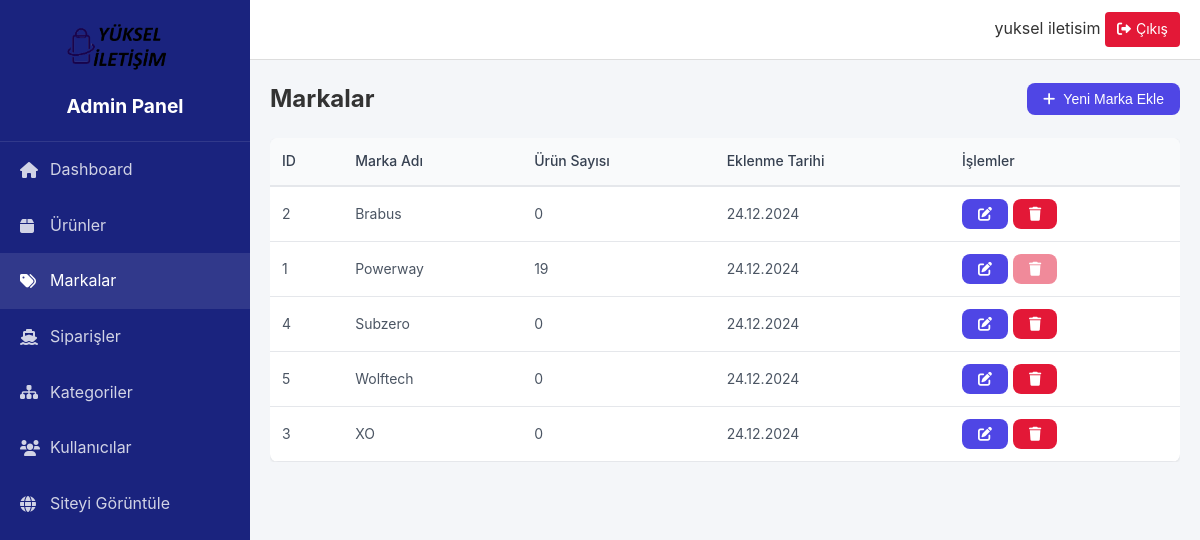
Screenshot of /admin/brands (signed in) with the database file from the repository.
### models.py (models this page shows, shortened)
class User(UserMixin, db.Model):
    id = db.Column(db.Integer, primary_key=True)
    email = db.Column(db.String(120), unique=True, nullable=False)
    password_hash = db.Column(db.String(128))
    first_name = db.Column(db.String(50))
    last_name = db.Column(db.String(50))
    phone = db.Column(db.String(15))
    category_id = db.Column(db.Integer, db.ForeignKey('category.id'))  # Yeni eklendi
    is_active = db.Column(db.Boolean, default=True)
    is_admin = db.Column(db.Boolean, default=False)
    created_at = db.Column(db.DateTime, default=datetime.utcnow)
    last_login = db.Column(db.DateTime)

class Brand(db.Model):
    id = db.Column(db.Integer, primary_key=True)
    name = db.Column(db.String(100), nullable=False, unique=True)
    created_at = db.Column(db.DateTime, default=datetime.utcnow, nullable=False)  # nullable=False ekledik
    products = db.relationship('Product', back_populates='brand', lazy=True)

### routes/admin.py (the view)
@admin_bp.route('/brands')
@login_required
@admin_required
def brands():
    brands = Brand.query.order_by(Brand.name).all()
    return render_template('admin/brands.html', brands=brands)

### routes/admin.py (called while the page is built)
def admin_required(f):
    @wraps(f)
    def decorated_function(*args, **kwargs):
        if not current_user.is_authenticated or not current_user.is_admin:
            flash('Bu sayfaya erişim yetkiniz yok.', 'error')
            return redirect(url_for('index'))
        return f(*args, **kwargs)
    return decorated_function

### templates/admin/brands.html (shortened to what this page needs)
{% extends 'admin/base.html' %}
{% block content %}
<div class="content-header">
    <div class="header-left">
        <h2>Markalar</h2>
    </div>
    <div class="header-right">
        <button class="btn btn-primary" onclick="showAddBrandModal()">
            <i class="fas fa-plus"></i> Yeni Marka Ekle
        </button>
    </div>
</div>
<div class="table-responsive">
    <table class="data-table">
        <thead>
            <tr>
                <th>ID</th>
                <th>Marka Adı</th>
                <th>Ürün Sayısı</th>
                <th>Eklenme Tarihi</th>
                <th>İşlemler</th>
            </tr>
        </thead>
        <tbody>
            {% for brand in brands %}
            <tr>
                <td>{{ brand.id }}</td>
                <td>{{ brand.name }}</td>
                <td>{{ brand.products|length }}</td>
                <td>
                    {% if brand.created_at %}
                        {{ brand.created_at.strftime('%d.%m.%Y') }}
                    {% else %}
                        -
                    {% endif %}
                </td>
                <td>
                    <div class="action-buttons">
                        <button onclick="showEditBrandModal('{{ brand.id }}', '{{ brand.name }}')"
                                class="btn btn-sm btn-primary">
                            <i class="fas fa-edit"></i>
                        </button>
                        <button onclick="confirmDeleteBrand('{{ brand.id }}')"
                                class="btn btn-sm btn-danger"
                                {% if brand.products|length > 0 %}disabled{% endif %}
                                title="{% if brand.products|length > 0 %}Bu markaya ait ürünler var{% else %}Markayı Sil{% endif %}">
                            <i class="fas fa-trash"></i>
                        </button>
                    </div>
                </td>
            </tr>
            {% endfor %}
        </tbody>
    </table>
</div>
{% endblock %}

### templates/admin/base.html (shortened to what this page needs)
<!DOCTYPE html>
<html lang="tr">
<head>
    <link rel="stylesheet" href="https://cdnjs.cloudflare.com/ajax/libs/font-awesome/6.0.0/css/all.min.css">
    <link rel="stylesheet" href="{{ url_for('static', filename='css/admin.css') }}">
</head>
<body>
    <div class="admin-container">
        <aside class="admin-sidebar">
            <div class="sidebar-header">
                <img src="{{ url_for('static', filename='images/default-logo.png') }}" alt="Logo" class="admin-logo">
                <h1>Admin Panel</h1>
            </div>
            <nav class="sidebar-nav">
                <ul>
                    <li>
                        <a href="{{ url_for('admin.dashboard') }}" {% if request.endpoint == 'admin.dashboard' %}class="active"{% endif %}>
                            <i class="fas fa-home"></i>
                            <span>Dashboard</span>
                        </a>
                    </li>
                    <li>
                        <a href="{{ url_for('admin.products') }}" {% if request.endpoint == 'admin.products' %}class="active"{% endif %}>
                            <i class="fas fa-box"></i>
                            <span>Ürünler</span>
                        </a>
                    </li>
                    <li>
                        <a href="{{ url_for('admin.brands') }}" {% if request.endpoint == 'admin.brands' %}class="active"{% endif %}>
                            <i class="fas fa-tags"></i>
                            <span>Markalar</span>
                        </a>
                    </li>
                    <li>
                        <a href="{{ url_for('admin.orders') }}" {% if request.endpoint == 'admin.orders' %}class="active"{% endif %}>
                            <i class="fas fa-ship"></i>
                            <span>Siparişler</span>
                        </a>
                    </li>
                    <li>
                        <a href="{{ url_for('admin.categories') }}" {% if request.endpoint == 'admin.categories' %}class="active"{% endif %}>
                            <i class="fas fa-sitemap"></i>
                            <span>Kategoriler</span>
                        </a>
                    </li>
                    <li>
                        <a href="{{ url_for('admin.users') }}" {% if request.endpoint == 'admin.users' %}class="active"{% endif %}>
                            <i class="fas fa-users"></i>
                            <span>Kullanıcılar</span>
                        </a>
                    </li>
                    <li>
                        <a href="{{ url_for('index') }}" target="_blank">
                            <i class="fas fa-globe"></i>
                            <span>Siteyi Görüntüle</span>
                        </a>
                    </li>
                </ul>
            </nav>
        </aside>
        <main class="admin-main">
            <header class="admin-header">
                <div class="header-right">
                    <div class="admin-user">
                        <span>{{ current_user.first_name }} {{ current_user.last_name }}</span>
                        <a href="{{ url_for('logout') }}" class="logout-btn">
                            <i class="fas fa-sign-out-alt"></i>
                            Çıkış
                        </a>
                    </div>
                </div>
            </header>
            <div class="admin-content">
                {% block content %}{% endblock %}
            </div>
        </main>
    </div>
</body>
</html>

### static/css/admin.css (style rules this page uses)
:root { --sidebar-width: 250px; --header-height: 60px; --primary-color: #1a237e; --secondary-color: #e31837; --text-color: #333; --bg-color: #f4f6f9; --border-color: #ddd; }
* { margin: 0; padding: 0; box-sizing: border-box; }
body { font-family: -apple-system, BlinkMacSystemFont, 'Segoe UI', Roboto, Oxygen, Ubuntu, Cantarell, sans-serif; background: var(--bg-color); color: var(--text-color); line-height: 1.6; }
.admin-container { display: flex; min-height: 100vh; }
.admin-sidebar { width: var(--sidebar-width); background: var(--primary-color); color: white; position: fixed; height: 100vh; overflow-y: auto; }
.sidebar-header { padding: 20px; text-align: center; border-bottom: 1px solid rgba(255,255,255,0.1); }
.admin-logo { max-width: 120px; margin-bottom: 10px; }
.sidebar-header h1 { font-size: 1.2rem; margin: 0; }
.sidebar-nav ul { list-style: none; padding: 0; }
.sidebar-nav a { display: flex; align-items: center; padding: 15px 20px; color: rgba(255,255,255,0.8); text-decoration: none; transition: all 0.3s; }
.sidebar-nav a:hover, .sidebar-nav a.active { background: rgba(255,255,255,0.1); color: white; }
.sidebar-nav i { width: 20px; margin-right: 10px; }
.admin-main { flex: 1; margin-left: var(--sidebar-width); }
.admin-header { height: var(--header-height); background: white; border-bottom: 1px solid var(--border-color); display: flex; align-items: center; justify-content: space-between; padding: 0 20px; position: sticky; top: 0; z-index: 100; }
.admin-content { padding: 20px; }
.btn { display: inline-flex; align-items: center; padding: 8px 16px; border-radius: 4px; border: none; font-size: 14px; cursor: pointer; text-decoration: none; transition: background-color 0.3s; }
.btn-primary { background: var(--primary-color); color: white; }
.logout-btn { display: inline-flex; align-items: center; gap: 5px; padding: 6px 12px; border-radius: 4px; background: var(--secondary-color); color: white; text-decoration: none; font-size: 14px; }
.table-responsive { overflow-x: auto; }
.data-table { width: 100%; border-collapse: collapse; background: white; border-radius: 8px; overflow: hidden; box-shadow: 0 1px 3px rgba(0,0,0,0.1); }
.data-table th, .data-table td { padding: 12px 15px; text-align: left; border-bottom: 1px solid var(--border-color); }
.data-table th { background: #f8f9fa; font-weight: 600; }
.content-header { display: flex; justify-content: space-between; align-items: center; margin-bottom: 20px; }
.action-buttons { display: flex; gap: 5px; }
.btn-sm { padding: 4px 8px; font-size: 12px; }
.btn-danger { background: var(--secondary-color); color: white; }
.data-table { width: 100%; border-collapse: separate; border-spacing: 0; }
.data-table th { background: #f9fafb; color: #374151; font-weight: 500; text-align: left; padding: 12px; font-size: 0.875rem; border-bottom: 2px solid #e5e7eb; }
.data-table td { padding: 12px; color: #4b5563; font-size: 0.875rem; border-bottom: 1px solid #e5e7eb; }
.btn { padding: 8px 16px; border-radius: 8px; font-size: 0.875rem; font-weight: 500; display: inline-flex; align-items: center; gap: 8px; transition: all 0.2s ease; }
.btn-primary { background: #4f46e5; color: white; }

### templates/admin/brands.html (style rules this page uses)
.btn:disabled { opacity: 0.5; cursor: not-allowed; }

### rows the page displays
User: first_name "yuksel", last_name "iletisim"
Brand: id "2", name "Brabus", products|length "0", created_at "24.12.2024"
Brand: id "1", name "Powerway", products|length "19", created_at "24.12.2024"
Brand: id "4", name "Subzero", products|length "0", created_at "24.12.2024"
Brand: id "5", name "Wolftech", products|length "0", created_at "24.12.2024"
Brand: id "3", name "XO", products|length "0", created_at "24.12.2024"
